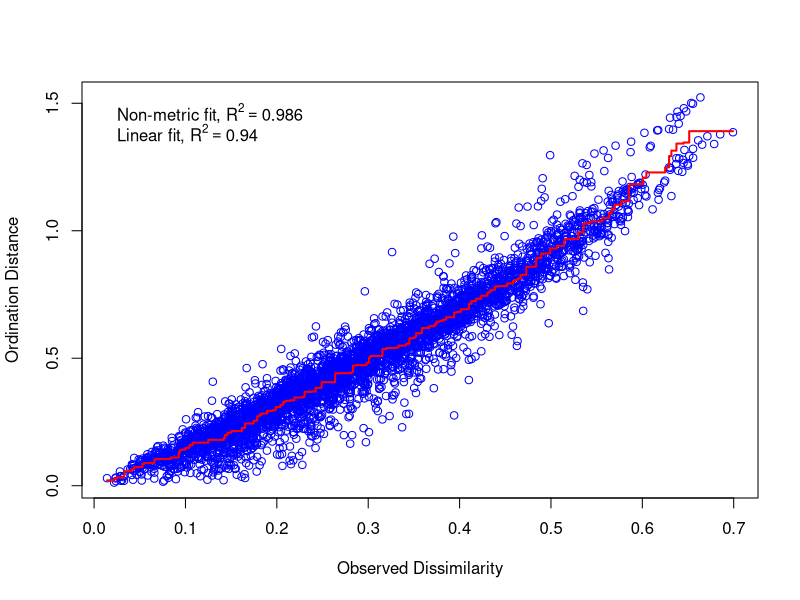
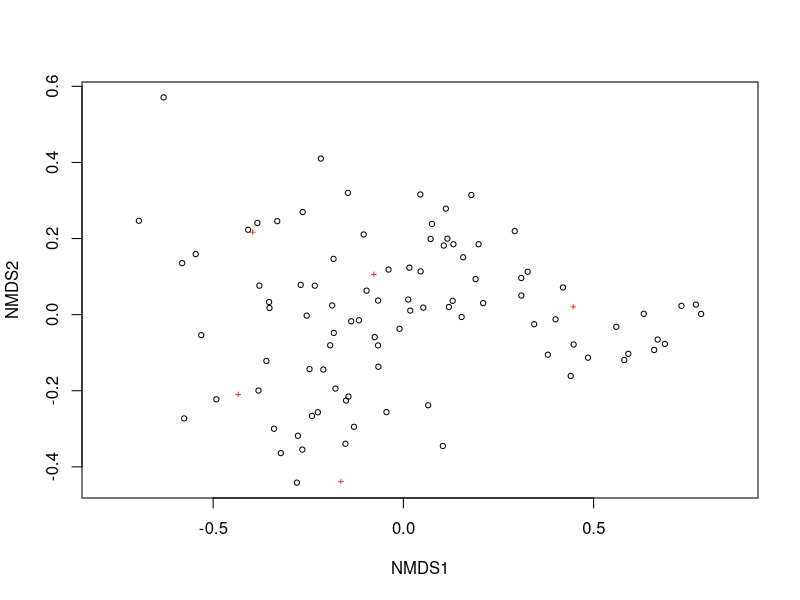
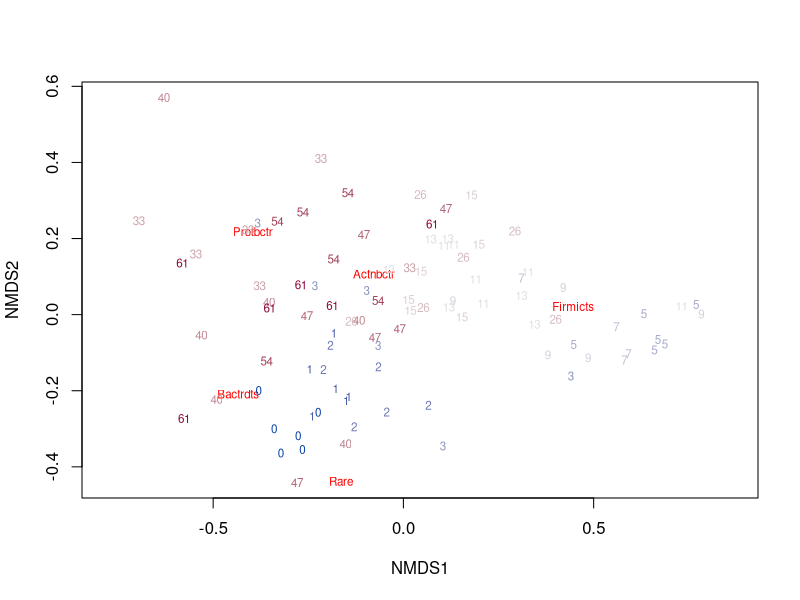

These figures' R source, in order:
library("tidyverse")
library("vegan")
library("colorspace")


## Read in cleaned-up phyla taxa.
phylumT <- read_csv("phyla_massaged.csv")
## Read in cleaned-up families taxa.
familyT <- read_csv("families_massaged.csv")


## ##################################################
## Treat each pig as a "site"/"community" and each day as a time step.
## The repsonse is multivariate because there are counts for many
## different phyla.

## We need to get the data into "community matrix format", which is
## basically a wide format.
wideT <- phylumT %>%
  select(days, degdays, subj, taxa, counts) %>%
  spread(taxa, counts)
## Now, break this into 2 pieces.  One piece is the "community
## matrix", which has a column for each phylum and with the count for
## that phylum for a given day and subject.  The second piece is the
## covariates (subject and day).
communityCovariates <- wideT[,1:3]
communityCounts <- wideT[,-c(1:3)]


## Fit the PERMANOVA model
## First without strata:
## trynostrata <- adonis(communityCounts ~ as.factor(days), data=communityCovariates, permutations=5000)
## Then, with strata.  (See
## http://cc.oulu.fi/~jarioksa/softhelp/vegan/html/adonis.html).
trystrata <- adonis(communityCounts ~ as.factor(days), data=communityCovariates, strata=communityCovariates$subj, permutations=5000)


## Try using nonmetric multidimensional scaling.
trymds <- metaMDS(communityCounts, k=2, trymax=1000)
stressplot(trymds)
plot(trymds)
ordiplot(trymds,type="n")
orditorp(trymds, display="species", col="red", air=0.01,
         labels=make.cepnames(names(communityCounts)))
## Make colors.
myColors <- diverge_hcl(length(unique(communityCovariates$days)))
orditorp(trymds, display="sites", air=0.01, col=myColors[as.numeric(as.factor(communityCovariates$days))], labels=as.character(communityCovariates$days))
## ordihull(trymds, groups=communityCovariates$days, draw="polygon", col=myColors)
rm(myColors)

rm(trystrata, trymds)
## ##################################################
